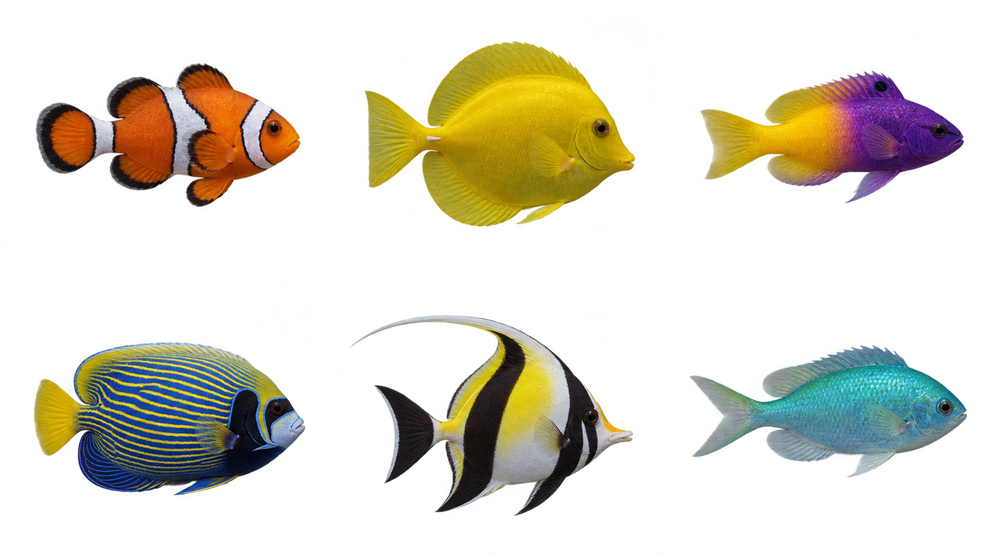
#> input picture assets/source/fish-photographic-sheet.png, 1000 x 556 px, shrunk from 1683 x 935 before the run
$ python split_fish.py
#> lines starting #> are read from the running program, lines starting #| are printed output that depends on the picture
"""Split the checked-in photographic refinement into the six normalized source portraits."""
from pathlib import Path
from PIL import Image
ROOT=Path(__file__).resolve().parents[1]
def split():
    im=Image.open(ROOT/'assets/source/fish-photographic-sheet.png').convert('RGBA')
#> im is the input picture: PIL image 1000x556 RGBA; mean R, G, B, A 40.3, 36.5, 21.3, 66.2
    names=['ocellaris_clownfish','yellow_tang','royal_gramma','emperor_angelfish','moorish_idol','green_chromis']
    for i,name in enumerate(names):
        box=(round(i%3*im.width/3),round(i//3*im.height/2),round((i%3+1)*im.width/3),round((i//3+1)*im.height/2))
        fish=im.crop(box);fish=fish.crop(fish.getchannel('A').getbbox());fish.save(ROOT/'assets/source'/(name+'.png'))
#> this loop made 6 passes
#> pass 1, in split, `fish = im.crop(box)`:
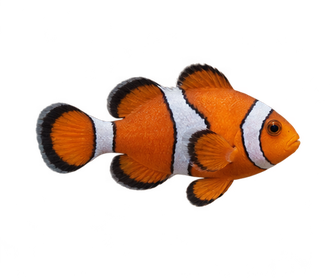
#> fish: PIL image 333x278 RGBA; mean R, G, B, A 38.3, 20.5, 10.9, 58.9; transparent parts drawn white
#> pass 1, in split, `fish = fish.crop(fish.getchannel('A').getbbox())`:
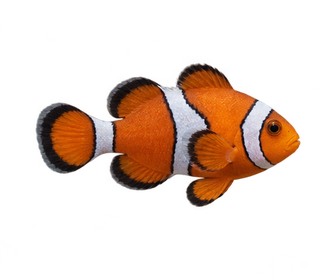
#> fish: PIL image 330x278 RGBA; mean R, G, B, A 38.6, 20.7, 11, 59.4; transparent parts drawn white
#> pass 2, in split, `fish = im.crop(box)`:
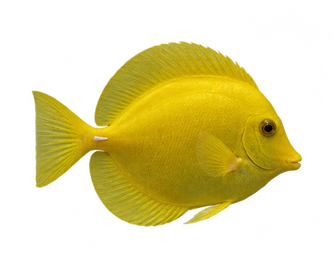
#> fish: PIL image 334x278 RGBA; mean R, G, B, A 74.8, 64.6, 5.3, 85.9; transparent parts drawn white
#> pass 2, in split, `fish = fish.crop(fish.getchannel('A').getbbox())`:
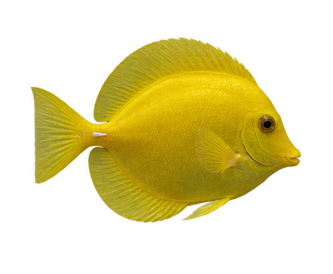
#> fish: PIL image 333x274 RGBA; mean R, G, B, A 76.1, 65.7, 5.3, 87.4; transparent parts drawn white
#> after the loop:
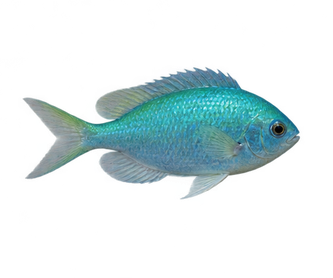
#> fish: PIL image 333x278 RGBA; mean R, G, B, A 21.4, 37, 38.7, 54.3; transparent parts drawn white
if __name__=='__main__':split()
